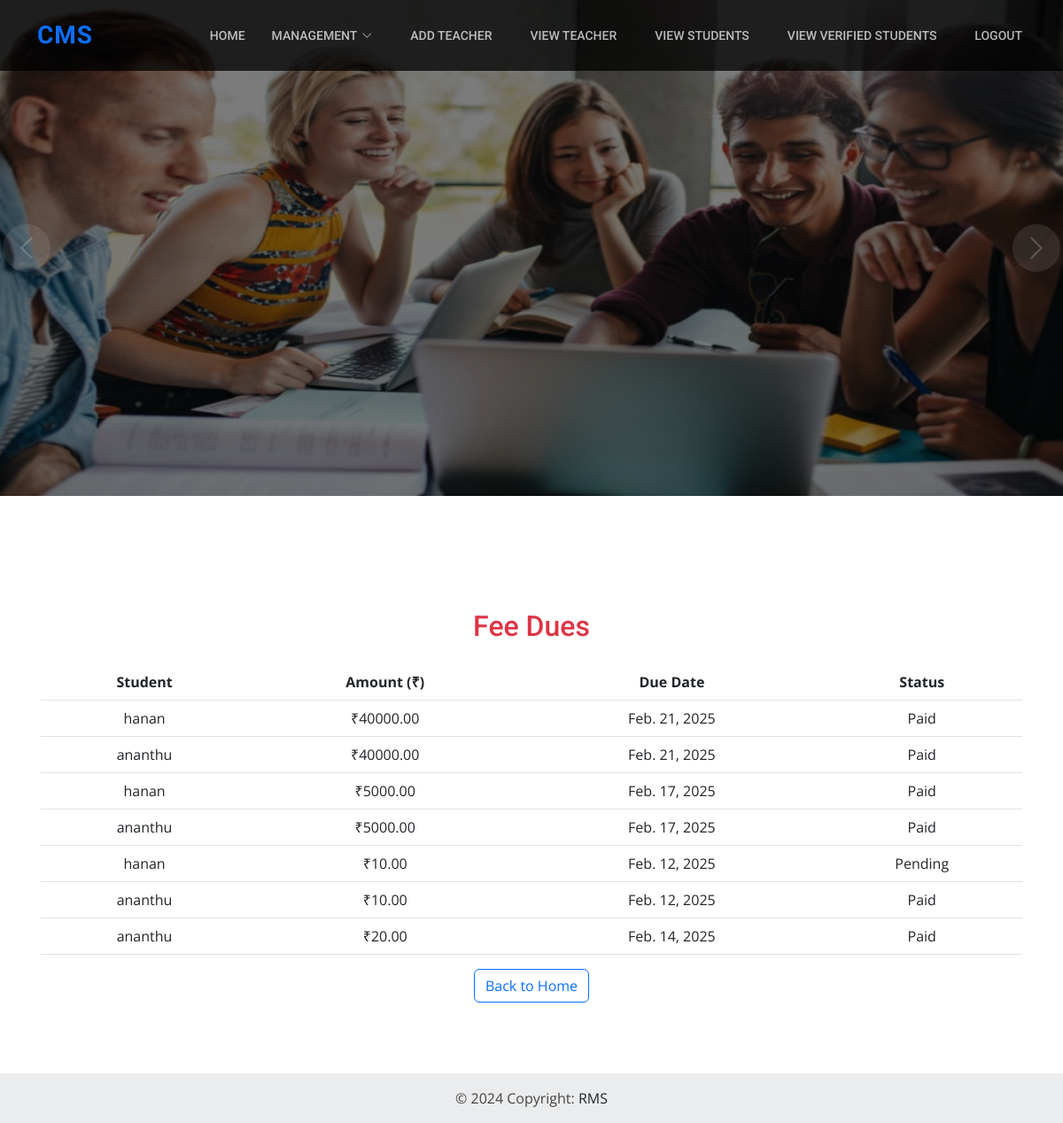
The app's page /adminapp/view_fee_dues/ with its own data.
### adminapp/models.py (models this page shows, shortened)
class Fee(models.Model):
    student = models.ForeignKey(Student, on_delete=models.CASCADE)
    amount = models.DecimalField(max_digits=10, decimal_places=2)
    due_date = models.DateField()
    status = models.CharField(max_length=20, choices=[('Paid', 'Paid'), ('Pending', 'Pending')], default='Pending')

class Student(models.Model):
    student_id=models.ForeignKey(User, on_delete=models.CASCADE)
    department_id=models.ForeignKey(Department,on_delete=models.CASCADE)
    semester=models.CharField(max_length=30)
    address = models.CharField(max_length=255)
    phone_number = models.IntegerField()
    father_name=models.CharField(max_length=30)
    mother_name=models.CharField(max_length=30)
    DOB=models.DateField()
    sslc=models.IntegerField()
    plus_two=models.IntegerField()
    photo = models.ImageField(
        upload_to='images/')

class User(AbstractUser):
    usertype = models.CharField(max_length=50)

### adminapp/views.py (the view)
# urls.py: path('view_fee_dues/', view_fee_dues, name='view_fee_dues'),
def view_fee_dues(request):
    fees = Fee.objects.all()
    return render(request, 'admin/view_fee_dues.html', {
        'fees': fees,
    })

### adminapp/templates/admin/view_fee_dues.html
{% extends 'admin/shared/base.html' %}
{% block content %}
<div class="container mt-5">
    <h2 class="text-center text-danger mb-4">Fee Dues</h2>
    <table class="table text-center">
        <thead>
            <tr>
                <th>Student</th>
                <th>Amount (₹)</th>
                <th>Due Date</th>
                <th>Status</th>
            </tr>
        </thead>
        <tbody>
            {% for fee in fees %}
            <tr>
                <td>{{ fee.student.student_id }}</td>
                <td>₹{{ fee.amount }}</td>
                <td>{{ fee.due_date }}</td>
                <td>{{ fee.status }}</td>
            </tr>
            {% empty %}
            <tr>
                <td colspan="4" class="text-muted">No fee dues found.</td>
            </tr>
            {% endfor %}
        </tbody>
    </table>
    <div class="text-center mt-3">
        <a href="{% url 'adminhome' %}" class="btn btn-outline-primary">Back to Home</a>
    </div>
</div>
{% endblock %}

### adminapp/templates/admin/shared/base.html (shortened to what this page needs)
{% load static %}
<!DOCTYPE html>
<html lang="en">
<head>
  <link href="{% static '/assets/vendor/animate.css/animate.min.css' %}" rel="stylesheet">
  <link href="{% static '/assets/vendor/bootstrap/css/bootstrap.min.css' %}" rel="stylesheet">
  <link href="{% static '/assets/vendor/bootstrap-icons/bootstrap-icons.css' %}" rel="stylesheet">
  <link href="{% static '/assets/vendor/boxicons/css/boxicons.min.css' %}" rel="stylesheet">
  <link href="{% static '/assets/vendor/glightbox/css/glightbox.min.css' %}" rel="stylesheet">
  <link href="{% static '/assets/vendor/swiper/swiper-bundle.min.css' %}" rel="stylesheet">
  <link href="{% static '/assets/css/style.css' %}" rel="stylesheet">
</head>
<body>
  <header id="header" class="fixed-top d-flex align-items-center">
    <div class="container d-flex align-items-center justify-content-between">
      <h1 class="logo text-primary">CMS
      </h1>
      <nav id="navbar" class="navbar">
        <ul>
          <li>
            <a class="nav-link scrollto " href="{% url 'adminhome' %}">Home</a>
          </li>
          <li class="dropdown"><a href="#"><span>Management</span> <i class="bi bi-chevron-down"></i></a>
          </li>
          <li>
            <a href="{% url 'admin_add_teacher' %}" class="nav-item nav-link">Add
              Teacher</a>
          </li>
          <li>
            <a href="{% url 'view_Teacher' %}" class="nav-item nav-link">View
              Teacher</a>
          </li>
          <li>
            <a href="{% url 'view_students' %}" class="nav-item nav-link">View
              Students</a>
          </li>
          <li>
            <a href="{% url 'view_verified_students' %}" class="nav-item nav-link">View
              Verified Students</a>
          </li>
          <li>
            <a href="{% url 'accounts_logout' %}" class="nav-item nav-link">Logout</a>
          </li>
        </ul>
      </nav>
    </div>
  </header>
  <section id="hero">
    <div class="hero-container">
      <div id="heroCarousel" data-bs-interval="5000" class="carousel slide carousel-fade" data-bs-ride="carousel">
        <div class="carousel-inner" role="listbox">
          <div class="carousel-item active"
            style="background-image: url(/static/assets/img/slide/st1.webp);background-size: 100% 100%;">
            <div class="carousel-container">
            </div>
          </div>
        </div>
        <a class="carousel-control-prev" href="#heroCarousel" role="button" data-bs-slide="prev">
          <span class="carousel-control-prev-icon bi bi-chevron-left" aria-hidden="true"></span>
        </a>
        <a class="carousel-control-next" href="#heroCarousel" role="button" data-bs-slide="next">
          <span class="carousel-control-next-icon bi bi-chevron-right" aria-hidden="true"></span>
        </a>
      </div>
    </div>
  </section>
  <main id="main">
    <section id="contact" class="contact ">
      <div class="container col-lg-12" style="padding:20px;   padding-left: 4px;
    padding-right: 4px;">
        {% block content %}
        {% endblock content %}
      </div>
    </section>
  </main>
  <footer class="text-center bg-body-tertiary">
    <div class="text-center p-3" style="background-color: rgba(0, 0, 0, 0.05);">
      © 2024 Copyright:
      <a class="text-body" href="https://mdbootstrap.com/">RMS</a>
    </div>
  </footer>
</body>
</html>

### static/assets/css/style.css (style rules this page uses)
body { font-family: "Open Sans", sans-serif; color: #444444; }
a { color: #0d6efd; text-decoration: none; }
h1, h2, h3, h4, h5, h6 { font-family: "Roboto", sans-serif; }
#header { background: rgba(0, 0, 0, 0.75); transition: all 0.5s; z-index: 997; height: 80px; }
#header .logo { font-size: 28px; margin: 0; padding: 0; line-height: 1; font-weight: 700; letter-spacing: 1px; text-transform: uppercase; }
.navbar { padding: 0; }
.navbar ul { margin: 0; padding: 0; display: flex; list-style: none; align-items: center; }
.navbar li { position: relative; }
.navbar>ul>li { white-space: nowrap; padding: 10px 0 10px 22px; }
.navbar a, .navbar a:focus { display: flex; align-items: center; justify-content: space-between; padding: 0 4px; font-family: "Roboto", sans-serif; font-size: 14px; font-weight: 500; color: rgba(255, 255, 255, 0.7); white-space: nowrap; transition: 0.3s; text-transform: uppercase; position: relative; }
.navbar a i, .navbar a:focus i { font-size: 12px; line-height: 0; margin-left: 5px; }
.navbar>ul>li>a:before { content: ""; position: absolute; width: 100%; height: 2px; bottom: -6px; left: 0; background-color: #0d6efd; visibility: hidden; width: 0px; transition: all 0.3s ease-in-out 0s; }
#hero { width: 100%; height: 70vh; background-color: rgba(17, 17, 17, 0.8); overflow: hidden; padding: 0; }
#hero .carousel-item { width: 100%; height: 70vh; background-size: cover; background-position: center; background-repeat: no-repeat; position: relative; transition: 0.3; }
#hero .carousel-item::before { content: ""; background-color: rgba(0, 0, 0, 0.5); position: absolute; top: 0; right: 0; left: 0; bottom: 0; }
#hero .carousel-container { display: flex; justify-content: center; align-items: center; position: absolute; bottom: 0; top: 0; left: 0; right: 0; }
#hero .carousel-inner .carousel-item { transition-property: opacity; background-position: center top; }
#hero .carousel-inner .carousel-item, #hero .carousel-inner .active.carousel-item-start, #hero .carousel-inner .active.carousel-item-end { opacity: 0; }
#hero .carousel-inner .active, #hero .carousel-inner .carousel-item-next.carousel-item-start, #hero .carousel-inner .carousel-item-prev.carousel-item-end { opacity: 1; transition: 0.5s; }
#hero .carousel-control-next-icon, #hero .carousel-control-prev-icon { background: none; font-size: 30px; line-height: 0; width: auto; height: auto; background: rgba(255, 255, 255, 0.2); border-radius: 50px; transition: 0.3s; color: rgba(255, 255, 255, 0.5); width: 54px; height: 54px; display: flex; align-items: center; justify-content: center; }
@media (min-width: 1024px) { #hero .carousel-control-prev, #hero .carousel-control-next { width: 5%; } }
section { padding: 60px 0; }

### adminapp/templates/admin/shared/base.html (style rules this page uses)
.carousel-item { background-size: cover; background-position: center; }

### records on screen
Fee: student.student_id "hanan", amount "40000.00", due_date "Feb. 21, 2025", status "Paid"
Fee: student.student_id "ananthu", amount "40000.00", due_date "Feb. 21, 2025", status "Paid"
Fee: student.student_id "hanan", amount "5000.00", due_date "Feb. 17, 2025", status "Paid"
Fee: student.student_id "ananthu", amount "5000.00", due_date "Feb. 17, 2025", status "Paid"
Fee: student.student_id "hanan", amount "10.00", due_date "Feb. 12, 2025", status "Pending"
Fee: student.student_id "ananthu", amount "10.00", due_date "Feb. 12, 2025", status "Paid"
Fee: student.student_id "ananthu", amount "20.00", due_date "Feb. 14, 2025", status "Paid"
